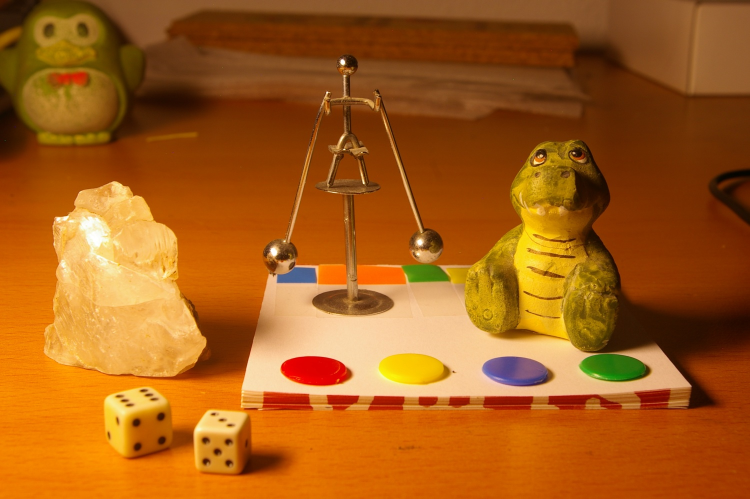
%> input picture LAB3-SensorYReveladoDigital/color.JPG, 1500 x 997 px (shown at 1/2 size)
$ octave lab3_script2.m   (GNU Octave 9; MATLAB toolbox functions it lacks are replaced by stand-ins)
%> lines starting %> are read from the running program, lines starting %| are printed output that depends on the picture
im = imread('color.jpg');
%> im is the input picture: size 997x1500x3 uint8; mean R, G, B 165.1, 92.9, 24.2
%fc_truesize;

im2 = im(650:750,650:700,:);
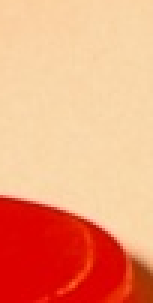
%> im2: size 101x51x3 uint8 (shown 3 times larger); mean R, G, B 240, 160.1, 124.3
figure(1);image(im2);

rgb = zeros(1,3);
rgb(1) = mean2(double(im2(:,:,1)));
rgb(2) = mean2(double(im2(:,:,2)));
rgb(3) = mean2(double(im2(:,:,3)));
media = mean(rgb);
%> media = 174.8

c = media./rgb;
%> c = [0.728 1.09 1.41]
c = c.*rgb;
%> c = [174.8 174.8 174.8]

im3(:,:,1) = double(im2(:,:,1)).*c(1);
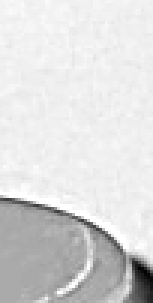
%> im3: size 101x51 double (shown 3 times larger); min 26044.6, max 44572.9, mean 41955.5; drawn with min black and max white
im3(:,:,2) = double(im2(:,:,2)).*c(2);
im3(:,:,3) = double(im2(:,:,3)).*c(3);
%> im3: size 101x51x3 double

im3 = uint8(im3);
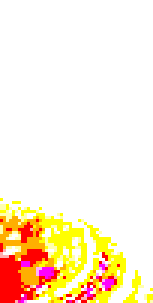
%> im3: size 101x51x3 uint8 (shown 3 times larger); mean R, G, B 255, 238, 214
figure(2); image(im3);
